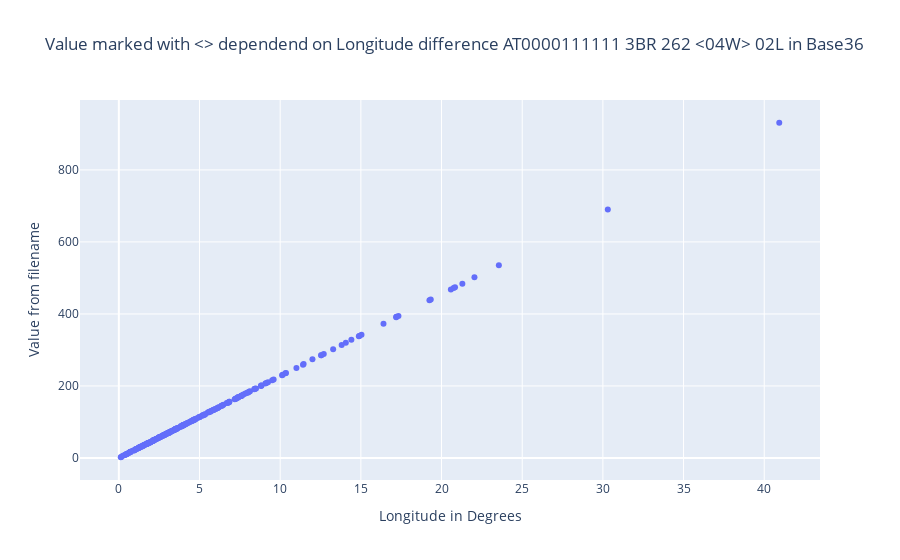

Write notebook code for a chart like this one.
### Code cell
fig = px.scatter(
    df,
    x="angleDiffLongitude",
    y="f3",
    color="continent",
    title="Value marked with <> dependend on Longitude difference AT0000111111 3BR 262 <04W> 02L in Base36",
    hover_name="name",
    hover_data=["angleDiffLongitude", "f3"],
    labels={
        "f3": "Value from filename",
        "angleDiffLongitude": "Longitude in Degrees",
    },
)
fig.write_html("docs/f3-angleDiffLongitude.html")
fig.show()

### Figure 1 — Plotly figure (JSON) as saved in the notebook; plotly's stock layout.template omitted (floating-point values rounded to 4 significant figures; data arrays with more than 128 entries replaced by an {"elided": "..."} marker saying what was removed)
{"data": [{"hovertemplate": "<b>%{hovertext}</b><br><br>Longitude in Degrees=%{x}<br>Value from filename=%{y}<extra></extra>", "hovertext": {"elided": "253 str values"}, "legendgroup": "", "marker": {"color": "#636efa", "symbol": "circle"}, "mode": "markers", "name": "", "orientation": "v", "showlegend": false, "type": "scatter", "x": {"elided": "253 float values"}, "xaxis": "x", "y": {"elided": "253 int values"}, "yaxis": "y"}], "layout": {"legend": {"tracegroupgap": 0}, "title": {"text": "Value marked with <> dependend on Longitude difference AT0000111111 3BR 262 <04W> 02L in Base36"}, "xaxis": {"anchor": "y", "domain": [0, 1], "title": {"text": "Longitude in Degrees"}}, "yaxis": {"anchor": "x", "domain": [0, 1], "title": {"text": "Value from filename"}}}}
